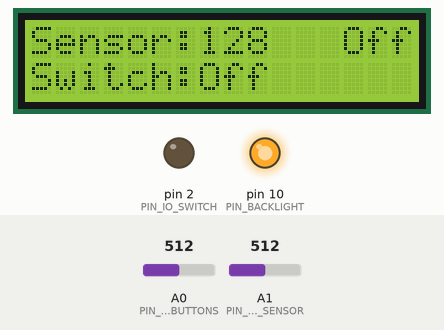
This sketch was run on a simulated Arduino Leonardo, built with avr-gcc and run on an emulated ATmega32U4. On the bench: 16×2 character LCD, output pins drawn as LEDs (lit = HIGH). Inputs (shaded band) come from the test bench; at power-on: A0 (PIN_ADC_LCD_BUTTONS) = 512, A1 (PIN_ADC_SENSOR) = 512. EEPROM starts erased.

Above: at 1.2 s.
1.3 s: A0 (PIN_ADC_LCD_BUTTONS) set to 410
2.8 s: A0 (PIN_ADC_LCD_BUTTONS) set to 390
At 3.5 s:
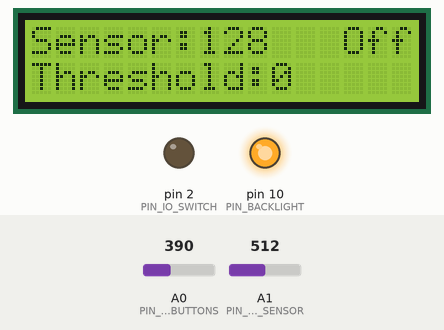
4.3 s: A1 (PIN_ADC_SENSOR) set to 412
At 5.5 s:
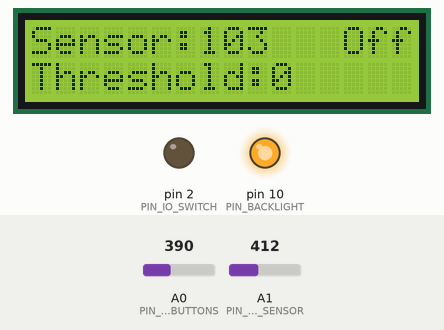
6.3 s: A1 (PIN_ADC_SENSOR) set to 395
At 8.2 s:
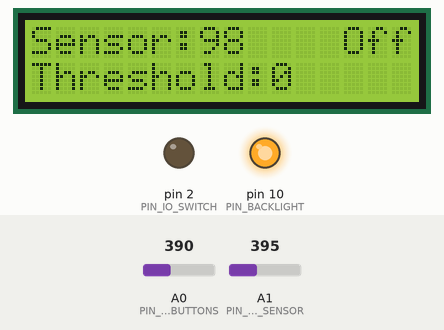
9.0 s: A0 (PIN_ADC_LCD_BUTTONS) set to 306
At 9.9 s:
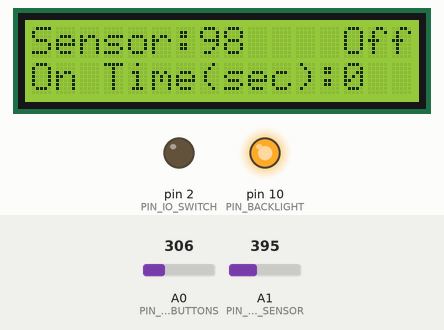
11.9 s: A1 (PIN_ADC_SENSOR) set to 900
At 13.7 s:
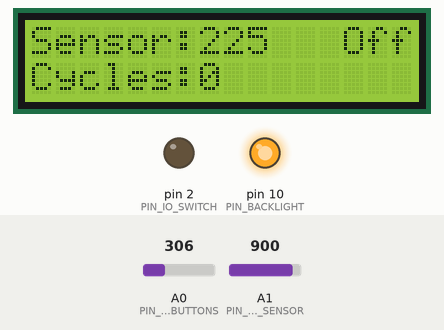
Timing chart, 0 to 15.2 s (numbered marks = the images above; inputs shaded):
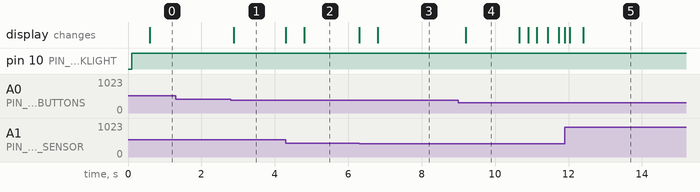

The sketch:

SensorDrivenSwitch.ino
```cpp
// (licence header left out)
#include <LiquidCrystal.h>
#include <EEPROM.h>

#define DEBUG 0

#define SW_VERSION  3
/*
 * The location/address of the settings in eeprom memory
 */
#define NOT_STORED              -1 /* Item is not stored in eeprom */
#define EEPROM_SW_VERSION        0 /* When not equal, dismiss old data */
#define EEPROM_THRESHOLD         1 /* If sensor below this value, then turn on the switch */
#define EEPROM_ON_TIME_SEC       2 /* Time relais is activated, in seconds */
#define EEPROM_SLEEP_MIN         3 /* Sensor wont be evaluated until sleep is over, in minutes */
#define EEPROM_SWITCH            4 /* 0=off, 1=on, 2=auto */
#define EEPROM_HYSTERESIS        5 /* Threshold + or - hysteresis */
#define EEPROM_POLARITY          6 /* Switch when sensor below or above threshold */
#define EEPROM_RESET_COUNT       7 /* Count number of resets/boots/turn on */

/*
 * Walking average for sensor value
 */
#define HISTORY_DEPTH      10

/*
 * Pin layout
 */
#define PIN_ADC_LCD_BUTTONS 0
#define PIN_ADC_SENSOR      1
#define PIN_IO_SWITCH       2

/*
 * The following is for a DFRobot lcd panel connected to an leonardo board.
 */
#define PIN_IO_RS           8
#define PIN_IO_ENABLE       9
#define PIN_IO_D4           4
#define PIN_IO_D5           5
#define PIN_IO_D6           6
#define PIN_IO_D7           7
#define PIN_BACKLIGHT       10

#define LCD_WIDTH           16
#define LCD_HEIGHT          2

/*
 * Draw flags, what parts of the screen do need to be drawn
 */
#define DRAW_NONE          0x0
#define DRAW_SENSOR        0x1
#define DRAW_MENU          0x2
#define DRAW_SWITCH        0x4
#define DRAW_ALL           0x7
#define DRAW_SAVE_NEEDED   0x8 /* this is kept outside of DRAW_ALL on purpose */

/*
 * The following values define how fast/slow the menu responds on button presses
 */
#define BUTTON_START_DELAY 1600
#define BUTTON_REPEAT_DELAY 300

/*
 * The backlight can be faded.
 */
#define BACKLIGHT_OFF_AFTER     60000L  /* in milliseconds */
#define BACKLIGHT_FADE_DURATION  5000L  /* in milliseconds */

/*
 * button names for buttons on lcd panel
 */
enum {
  BTN_RIGHT,
  BTN_UP,
  BTN_DOWN,
  BTN_LEFT,
  BTN_SELECT,
  BTN_NONE
};

enum
{
  BELOW=0,
  ABOVE=1
};
const char* polarity_text[] = {"Below", "Above"};

enum
{
  OFF=0,
  AUTO=1,
  ON=2
};
const char* switch_text[] = {"Off ","Auto", "On  "};
/*
 * Setting Items
 */
enum
{
  ID_SENSOR,
  ID_SWITCH,
  ID_THRESHOLD,
  ID_ON_TIME,
  ID_SLEEP,
  ID_HYSTERESIS,
  ID_MAX_SENSOR,
  ID_SLEEPING,
  ID_POLARITY,
  ID_CYCLE_COUNT,
  ID_UPTIME,
  ID_RESET_COUNT,
  ID_VERSION,
  ID_END
};
/*
 *
 */
struct setting {
  const int id;
  const char* text;
  int line_offset; /* Used as position where value is printed */
  const int eeprom_offset;
  byte value;
  byte eeprom_value;
  int max_value;
  int read_only;
};

/*
 * Global variables
 */
struct setting settings[] = { /* Fill settings array with data */
/* id            text      line_offset  eeprom_offset          value,eeprom_value,max_value,read_only */
{ID_SENSOR,      "Sensor:         ", 0, NOT_STORED,              0,          0, 255, 1}, /* 0-255 */
{ID_SWITCH,      "Switch:         ", 0, EEPROM_SWITCH,           OFF,        0,   2, 0}, /* Off-On-Auto */
{ID_THRESHOLD,   "Threshold:      ", 0, EEPROM_THRESHOLD,        0,          0, 255, 0}, /* 0-255 */
{ID_ON_TIME,     "On Time(sec):   ", 0, EEPROM_ON_TIME_SEC,      0,          0, 240, 0}, /* 0-240 (4 minutes) */
{ID_SLEEP,       "Sleep(min):     ", 0, EEPROM_SLEEP_MIN,        0,          0, 240, 0}, /* 0-240 (4 hours) */
{ID_HYSTERESIS,  "Hysteresis:     ", 0, EEPROM_HYSTERESIS,       0,          0, 255, 0}, /* Threshold +/- value */
{ID_MAX_SENSOR,  "Sensor Max:     ", 0, NOT_STORED,              0,          0, 255, 1}, /* Raw Sensor Value */
{ID_SLEEPING,    "Sleeping:       ", 0, NOT_STORED,              0,          0, 255, 1}, /* Calculated Time Value */
{ID_POLARITY,    "Polarity:       ", 0, EEPROM_POLARITY,         BELOW,      0,   1, 0}, /* Threshold Polarity */
{ID_CYCLE_COUNT, "Cycles:         ", 0, NOT_STORED,              0,          0,  -1, 1}, /* Read Only */
{ID_UPTIME,      "Up:             ", 0, NOT_STORED,              0,          0,  -1, 1}, /* Read Only */
{ID_RESET_COUNT, "Reset Count:    ", 0, EEPROM_RESET_COUNT,      0,          0, 255, 0}, /* Increase every start */
{ID_VERSION,     "Version:        ", 0, EEPROM_SW_VERSION,       SW_VERSION, 0, 100, 1}, /* Read Only */
{ID_END,         0,                  0, 0,                       0,          0,   0, 0}  /* END */
};

#define LINE_OFFSET_SWITCH (13)  /* Display On/Off in upper corner */

int menu_item = ID_SWITCH;
int switch_status = OFF; /* ON or OFF */
unsigned long last_button_press = 0;

LiquidCrystal lcd(PIN_IO_RS, PIN_IO_ENABLE, PIN_IO_D4, PIN_IO_D5, PIN_IO_D6, PIN_IO_D7);


/*
 * Function prototypes
 */
boolean read_settings();
void write_settings();
void sync_settings();
int read_lcd_buttons();
int read_sensor();
int draw_screen(int draw);
int handle_user_input();
int update_switch();
int line_offset(const char* text);
void find_line_offsets();
int walking_average(int new_value);
unsigned long seconds();
const char* uptime();
void handle_screen_fadeout();

/*
 * Every arduino program starts with the setup.
 */
void setup()
{
  pinMode(PIN_IO_SWITCH, OUTPUT);

  lcd.begin(LCD_WIDTH, LCD_HEIGHT);
  lcd.clear();

#if DEBUG
  lcd.print("Wait For Serial");
  Serial.begin(9600);
  while (!Serial) { /* leonardo board has no ft chip, this way we don't miss any data */
    if (read_lcd_buttons() == BTN_SELECT) break; /* But if a key is pressed we stop waiting for serial */
  }
#endif

  /* Setting are read from eeprom when available */
  sync_settings();
  find_line_offsets();
  draw_screen(DRAW_ALL);
}

/*
 * loop is the main loop which is executed repeatedly
 */
void loop()
{
  int draw = DRAW_NONE;
  draw |= read_sensor();
  draw |= handle_user_input();
  draw |= update_switch();

  draw_screen(draw);
  handle_screen_fadeout();
}

void handle_screen_fadeout()
{
  unsigned long brightness,time_since_fade;
  unsigned long time_since_last_button = millis() - last_button_press;
  if (time_since_last_button > BACKLIGHT_OFF_AFTER) {
    if (time_since_last_button > (BACKLIGHT_OFF_AFTER + BACKLIGHT_FADE_DURATION)) {
      analogWrite(PIN_BACKLIGHT,0); /* Full Off */
    }
    else {
      time_since_fade = time_since_last_button-BACKLIGHT_OFF_AFTER;
      brightness = 255- ((time_since_fade/float(BACKLIGHT_FADE_DURATION))*255);
      analogWrite(PIN_BACKLIGHT, brightness);
    }
  }
  else {
    analogWrite(PIN_BACKLIGHT,255); /* Full On */
  }

}
/*
 * read settings from eeprom, return false when software version mismatches
 */
boolean read_settings()
{
  int i;
  boolean sw_ok = false;
  for (i=0; settings[i].id != ID_END; i++) {
    if (settings[i].eeprom_offset != NOT_STORED) {
      settings[i].eeprom_value = EEPROM.read(settings[i].eeprom_offset);
      if (settings[i].id == ID_VERSION) { /* Check software version */
        sw_ok = (settings[i].eeprom_value == SW_VERSION);
      }
    }
  }
  return sw_ok;
}

/*
 *
 */
void write_settings()
{
  int i;
  for (i=0; settings[i].id != ID_END; i++) {
    if (settings[i].eeprom_offset != NOT_STORED) {
      if (settings[i].eeprom_value != settings[i].value) {
        EEPROM.write(settings[i].eeprom_offset, settings[i].value);
        settings[i].eeprom_value = settings[i].value;
      }
    }
  }
}

/*
 * sync_settings syncs current settings with eeprom
 */
void sync_settings()
{
  int i;
  if (read_settings()) { /* software version matches, settings ok */
    for (i=0; settings[i].id != ID_END; i++) {
      if (settings[i].eeprom_offset != NOT_STORED) {
        settings[i].value = settings[i].eeprom_value; /* Copy from eeprom to current */
      }
    }
  }
  settings[ID_RESET_COUNT].value += 1;
  /* If software is different, we use default settings, write them to eeprom */
  write_settings();

}

/* Returns the offset just passed the colon, or 0 when not found */
int line_offset(const char* text)
{
  int i;
  for (i=0; text[i]; i++) {
    if (text[i] == ':') return (i+1);
  }
  return 0;
}

void find_line_offsets()
{
  int i;
  for (i=0; settings[i].id != ID_END; i++) {
    settings[i].line_offset = line_offset(settings[i].text);
  }
}

/*
 * The buttons from the lcd are connected via a adc pin, different analog values for different pins.
 */
int read_lcd_buttons()
{
  static int prev_keys = 0;
  static int count = 0;
  static int button_delay = BUTTON_START_DELAY;

  int keys = analogRead(PIN_ADC_LCD_BUTTONS);
  if (abs(prev_keys - keys) > 2) {
    prev_keys = keys;
    count = 0;
  }
  if (keys > 1000) { /* most likely result, return early */
    button_delay = BUTTON_START_DELAY;
    return BTN_NONE;
  }
  count++;

  if (count >= 100) { /* Filter noise */
    last_button_press = millis();
    if (count == button_delay) {
      /* Button held, simulate repeated button presses */
      count = 0;
      button_delay = BUTTON_REPEAT_DELAY; /* Faster then original delay */
      return BTN_NONE; /* Auto repeat */
    }
    if (keys < 50)   return BTN_RIGHT;  /* My value: 0 */
    if (keys < 200)  return BTN_UP;     /* My value: 100 */
    if (keys < 400)  return BTN_DOWN;   /* My value: 257 */
    if (keys < 600)  return BTN_LEFT;   /* My value: 410 */
    if (keys < 800)  return BTN_SELECT; /* My value: 642 */
  }

  return BTN_NONE;
}

/*
 * calculates a walking average with a depth of HISTORY_DEPTH numbers
 * this method irons out glitches
 */
int walking_average(int new_value)
{
  static int pos = -1;
  static int history[HISTORY_DEPTH];
  int i,total;

  if (HISTORY_DEPTH > 1) {
    if (pos == -1) { /* Initialize history */
      for (pos=0; pos<HISTORY_DEPTH; pos++) history[pos] = new_value;
      pos = 0;
    }
    else { /* Replace oldest value by current */
      history[pos] = new_value;
      pos = (pos + 1) % HISTORY_DEPTH;
      /* Calculate total, then average */
      for (total=0,i=0; i<HISTORY_DEPTH; i++) total += history[i];
      new_value = total / HISTORY_DEPTH;
    }
  }
  return new_value;
}

/*
 * Read sensor just reads an analog value, checks for change
 */
int read_sensor()
{
  static int prev_sensor_val = 0; /* No refresh of screen when value doesn't change */
  int current;
  int draw_status = DRAW_NONE;

  current = analogRead(PIN_ADC_SENSOR) / 4; /* scale the range to [0-255] */
  settings[ID_SENSOR].value = walking_average(current);

  if (abs(prev_sensor_val - settings[0].value) > 0) {
    prev_sensor_val = settings[ID_SENSOR].value;
    draw_status = DRAW_SENSOR;
  }
  if (settings[ID_MAX_SENSOR].value < settings[ID_SENSOR].value) {
    settings[ID_MAX_SENSOR].value = settings[ID_SENSOR].value;
    if (menu_item == ID_MAX_SENSOR) draw_status = DRAW_ALL;
  }

  return draw_status;
}

/*
 * 2 lines are drawn depending on changes. First line is always the sensor value and switch status
 * second is a parameter.
 */
int draw_screen(int draw)
{
  static int postpone_sensor = 1;
  static unsigned long next_sensor_draw_time = 0;
  int num_bytes;

  if (draw == DRAW_ALL) {
    lcd.clear();
    /* First line, always sensor value */
    lcd.setCursor(0,0);
    lcd.print(settings[ID_SENSOR].text);
  }

  if (draw & DRAW_SENSOR) postpone_sensor = 1;
  if (postpone_sensor && (millis() > next_sensor_draw_time)) {
    postpone_sensor = 0;
    next_sensor_draw_time = millis() + 500; /* max 4 updates per second */
    lcd.setCursor(settings[ID_SENSOR].line_offset, 0);
    //lcd.print("    ");
    lcd.setCursor(settings[ID_SENSOR].line_offset, 0);
    num_bytes = lcd.print(settings[0].value);
    if (num_bytes < 3) {
      lcd.print( (num_bytes==1) ? "  " : " "); /* Print 1 or 2 spaces to clear previous value */
    }
  }

  if (draw & DRAW_SWITCH) {
    lcd.setCursor(LINE_OFFSET_SWITCH,0);
    lcd.print(switch_text[switch_status]);
  }

  if (draw & DRAW_MENU) { /* Check DRAW_MENU bit */
    lcd.setCursor(0,1);
    lcd.print(settings[menu_item].text);

    lcd.setCursor(settings[menu_item].line_offset, 1);
    lcd.print("    ");
    lcd.setCursor(settings[menu_item].line_offset, 1);
    /* All numeric, except for ID_SWITCH and ID_POLARITY*/
    switch(settings[menu_item].id) {
      case ID_SWITCH: {
        lcd.print(switch_text[settings[menu_item].value]);
        break;
      }
      case ID_POLARITY: {
        lcd.print(polarity_text[settings[menu_item].value]);
        break;
      }
      case ID_UPTIME: {
        lcd.print(uptime());
        break;
      }
      default: {
        lcd.print(settings[menu_item].value);
      }
    }

    if ((draw & DRAW_SAVE_NEEDED) != 0) {
      lcd.setCursor(15,1); /* Last char on bottom line */
      lcd.print("*");
    }
  }
  return 0;
}

/*
 * Buttons are polled and next menu item is calculated
 */

int handle_user_input()
{
  static int prev_button_pressed = BTN_NONE;
  int draw_status = DRAW_NONE;

  int button_pressed = read_lcd_buttons();
  if (prev_button_pressed == button_pressed) return draw_status;

  prev_button_pressed = button_pressed;
  switch (button_pressed)  {
    case BTN_RIGHT: {
      if (settings[menu_item].read_only == 1) break; /* Read Only */
      if (settings[menu_item].value < settings[menu_item].max_value) {
        settings[menu_item].value++;
        draw_status = DRAW_MENU | DRAW_SAVE_NEEDED;
      }
      break;
    }
    case BTN_LEFT: {
      if (settings[menu_item].read_only == 1) break; /* Read Only */
      if (settings[menu_item].value > 0) {
        settings[menu_item].value--;
        draw_status = DRAW_MENU | DRAW_SAVE_NEEDED;
      }
      break;
    }
  case BTN_UP: {
      if (menu_item > 1) {
        menu_item--;
        draw_status = DRAW_MENU;
      }
      write_settings();
      break;
    }
  case BTN_DOWN: {
      if (settings[menu_item+1].id != ID_END) {
        menu_item++;
        draw_status = DRAW_MENU;
      }
      write_settings();
      break;
    }
  case BTN_SELECT: {
      break;
    }
  case BTN_NONE: {
      break;
    }
  }
  return draw_status;
}

/*
 * return time in seconds
*/
unsigned long seconds()
{
  static unsigned long prev_now_milli = 0;
  static unsigned long seconds_offset = 0;
  unsigned long now_milli = millis();
  if (now_milli < prev_now_milli) { /* Overflow detected */
    seconds_offset += (0xFFFFFFFF/1000);
  }
  prev_now_milli = now_milli;
  return seconds_offset + (now_milli/1000);
}

#define SECONDS_IN_A_MINUTE  (60L)
#define SECONDS_IN_AN_HOUR   (60 * SECONDS_IN_A_MINUTE)
#define SECONDS_IN_A_DAY     (24 * SECONDS_IN_AN_HOUR)

int lookup_decimal[] = {0,1,10,100,1000,10000,100000}; /* same as 10**i  */
/* convert integer (num) to string (dest)
   expecting maximum width (width)
   and use prefix padding with '0', ' ' or nothing (0)
*/
int itoa(char* dest, int num, int width, char pad0)
{
  int i, past_first_digit=0, pos=0;
  div_t result;
  result.rem = num;
  for (i=0; i<width; i++) {
    result = div(result.rem, lookup_decimal[width-i]);
    if ((past_first_digit == 0) && (result.quot==0) && (i<(width-1))) {
      dest[pos] = pad0;
      if (pad0 != 0) pos++;
    }
    else {
      past_first_digit = 1;
      dest[pos] = '0' + result.quot;
      pos++;
    }
  }
  return pos;
}

const char* uptime()
{
  static char text[16];
  unsigned long time = seconds();
  unsigned long rem;
  int days, hours, minutes, seconds, pos=0;

  days = time / SECONDS_IN_A_DAY;
  rem = time % SECONDS_IN_A_DAY;
  hours = rem / SECONDS_IN_AN_HOUR;
  rem = rem % SECONDS_IN_AN_HOUR;
  minutes = rem / SECONDS_IN_A_MINUTE;
  seconds = rem % SECONDS_IN_A_MINUTE;

  pos += itoa(text+pos, days, 3, ' ');
  text[pos] = 'd'; pos++;
  text[pos] = ' '; pos++;

  pos += itoa(text+pos, hours, 2, ' ');
  text[pos] = ':';pos++;

  pos += itoa(text+pos, minutes, 2, '0');
  text[pos] = ':';pos++;

  pos += itoa(text+pos, seconds, 2, '0');
  text[pos] = 0;

  return text;
}

int update_switch()
{
  int draw_status = DRAW_NONE;
  static int prev_switch_val = -1; /* Start with unknown previous switch state */
  int new_switch_value = settings[ID_SWITCH].value; /* On, Off or Auto*/
  int polarity = settings[ID_POLARITY].value; /* Below or Above */
  int lower_threshold = settings[ID_THRESHOLD].value - settings[ID_HYSTERESIS].value;
  int upper_threshold = settings[ID_THRESHOLD].value + settings[ID_HYSTERESIS].value;

  static unsigned long turn_off_at = 0;
  static unsigned long sleep_until = 0;
  static unsigned long prev_now = 0;
  unsigned long now = seconds();
  int prev_sleeping = 0;

  if ((prev_now != now) && (menu_item == ID_UPTIME)) {
    prev_now = now;
    draw_status |= DRAW_MENU;
  }

  if (settings[ID_SWITCH].value == AUTO) { /* Check sensor and/or time for update */
    if (settings[ID_SENSOR].value < lower_threshold)  new_switch_value = (polarity==BELOW) ? ON : OFF;
    else if (settings[ID_SENSOR].value >= upper_threshold) new_switch_value = (polarity==ABOVE) ? ON : OFF;
    else new_switch_value = switch_status;

    /* We can show how long we will be 'sleeping' */
    prev_sleeping = settings[ID_SLEEPING].value;
    settings[ID_SLEEPING].value = (sleep_until > now) ? (sleep_until - now) : 0;
    if ((prev_sleeping != settings[ID_SLEEPING].value) && (menu_item == ID_SLEEPING)) draw_status |= DRAW_MENU;

    if (switch_status == OFF) { /* Current switch status */
      if ((now < sleep_until) || (new_switch_value == OFF)) return draw_status;
      turn_off_at = now + settings[ID_ON_TIME].value;
      sleep_until = turn_off_at + (60 * settings[ID_SLEEP].value);
    }
    else { /* switch_status ON */
      if (settings[ID_ON_TIME].value > 0) { /* We have a minimum on time, check if reached */
        if (now > turn_off_at) {/* Yes, past on time */
          if (settings[ID_SLEEP].value > 0) new_switch_value = OFF; /* But only if sleep time is required */
        }
        else new_switch_value = ON; /* No keep on, no matter of sensor */
      }
    }
  }
  else { /* In Manual mode, update settings for when we go from on to auto */
    turn_off_at = now + settings[ID_ON_TIME].value;
    sleep_until = turn_off_at + (60 * settings[ID_SLEEP].value);
  }

  /* Update the physical switch if needed */
  if (prev_switch_val != new_switch_value) {
    if (new_switch_value == ON) {
      digitalWrite(PIN_IO_SWITCH, HIGH);
      switch_status = ON;
      settings[ID_CYCLE_COUNT].value += 1;
      if (menu_item == ID_CYCLE_COUNT) draw_status |= DRAW_MENU;
    }
    else {
      digitalWrite(PIN_IO_SWITCH, LOW);
      switch_status = OFF;
    }

    draw_status |= DRAW_SWITCH;
    prev_switch_val = new_switch_value;
  }


  return draw_status;
}
```

Measured:
- the behaviour switches between 400 and 399 on A0 (PIN_ADC_LCD_BUTTONS) (found by bisection; images 0 and 1)
- after the input at 1.3 s, every drawn part: stays the same
- after the input at 2.8 s, the display: changes after 0.09 s (image 1)
- after the input at 4.3 s, the display: first changes at once (image 2 shows a later state)
- after the input at 6.3 s, the display: first changes at once (image 3 shows a later state)
- after the input at 9.0 s, the display: changes after 0.20 s (image 4)
- what the display in image 4 shows lasts 1.5 s, from 9.2 s to 10.7 s
